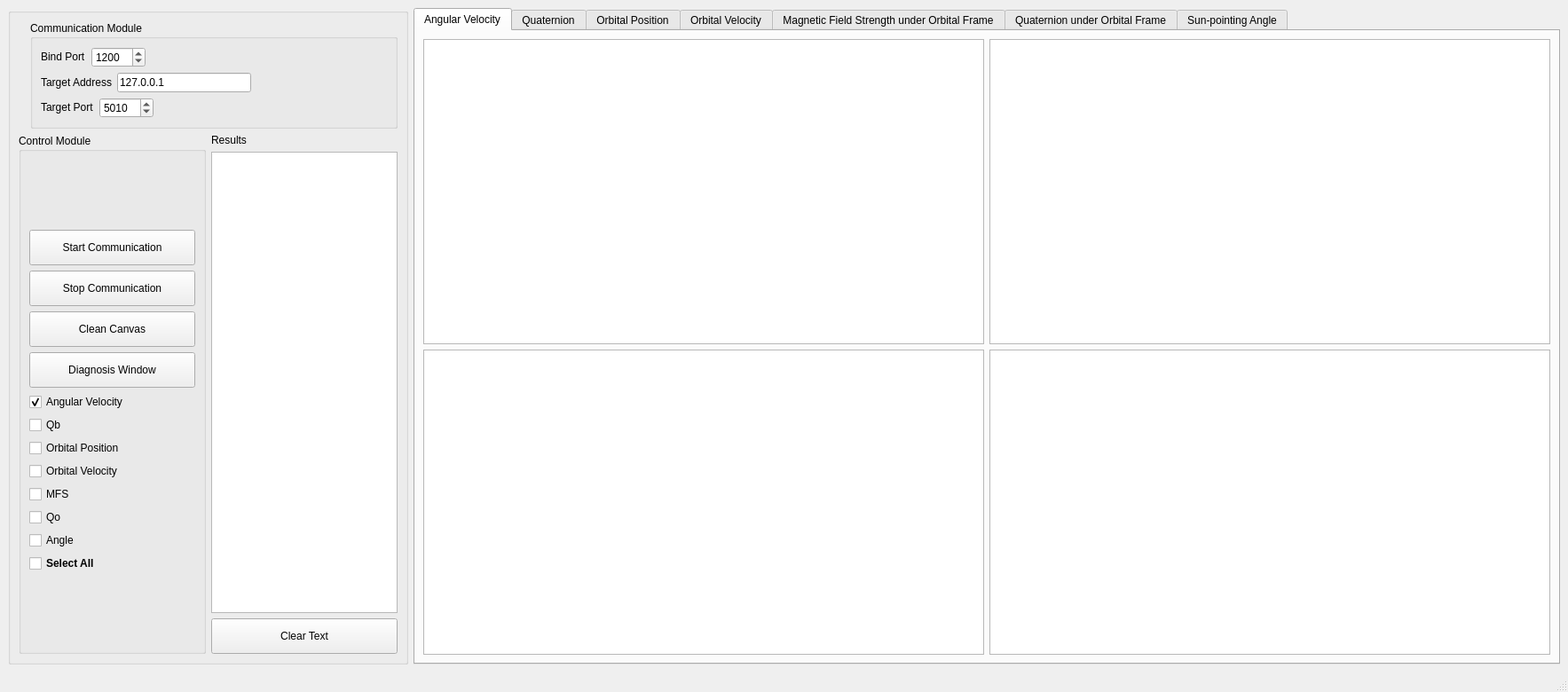
<?xml version="1.0" encoding="UTF-8"?>
<ui version="4.0">
 <class>visualWin</class>
 <widget class="QMainWindow" name="visualWin">
  <property name="geometry">
   <rect>
    <x>0</x>
    <y>0</y>
    <width>1767</width>
    <height>780</height>
   </rect>
  </property>
  <property name="windowTitle">
   <string>Software</string>
  </property>
  <widget class="QWidget" name="centralwidget">
   <layout class="QHBoxLayout" name="horizontalLayout_4" stretch="1,1">
    <item>
     <widget class="QGroupBox" name="groupBox_3">
      <property name="sizePolicy">
       <sizepolicy hsizetype="Preferred" vsizetype="Preferred">
        <horstretch>0</horstretch>
        <verstretch>0</verstretch>
       </sizepolicy>
      </property>
      <property name="maximumSize">
       <size>
        <width>451</width>
        <height>16777215</height>
       </size>
      </property>
      <property name="title">
       <string/>
      </property>
      <layout class="QVBoxLayout" name="verticalLayout_6">
       <item>
        <layout class="QHBoxLayout" name="horizontalLayout_21">
         <item>
          <widget class="QLabel" name="label_4">
           <property name="text">
            <string/>
           </property>
           <property name="pixmap">
            <pixmap resource="../../resources/Resources.qrc">:/res/images/hit.jpg</pixmap>
           </property>
          </widget>
         </item>
         <item>
          <widget class="QGroupBox" name="groupBox">
           <property name="title">
            <string>Communication Module</string>
           </property>
           <layout class="QGridLayout" name="gridLayout_2">
            <item row="0" column="0">
             <layout class="QVBoxLayout" name="Layout1">
              <property name="sizeConstraint">
               <enum>QLayout::SetFixedSize</enum>
              </property>
              <item>
               <layout class="QHBoxLayout" name="horizontalLayout">
                <item>
                 <widget class="QLabel" name="label">
                  <property name="text">
                   <string>&lt;html&gt;&lt;head/&gt;&lt;body&gt;&lt;p&gt;Bind Port&lt;/p&gt;&lt;/body&gt;&lt;/html&gt;</string>
                  </property>
                 </widget>
                </item>
                <item>
                 <widget class="QSpinBox" name="BindPortspinBox">
                  <property name="maximum">
                   <number>65535</number>
                  </property>
                  <property name="value">
                   <number>1200</number>
                  </property>
                 </widget>
                </item>
                <item>
                 <spacer name="horizontalSpacer">
                  <property name="orientation">
                   <enum>Qt::Horizontal</enum>
                  </property>
                  <property name="sizeHint" stdset="0">
                   <size>
                    <width>40</width>
                    <height>20</height>
                   </size>
                  </property>
                 </spacer>
                </item>
               </layout>
              </item>
              <item>
               <layout class="QHBoxLayout" name="horizontalLayout_2">
                <property name="sizeConstraint">
                 <enum>QLayout::SetFixedSize</enum>
                </property>
                <item>
                 <widget class="QLabel" name="label_2">
                  <property name="text">
                   <string>&lt;html&gt;&lt;head/&gt;&lt;body&gt;&lt;p&gt;Target Address&lt;/p&gt;&lt;/body&gt;&lt;/html&gt;</string>
                  </property>
                 </widget>
                </item>
                <item>
                 <widget class="QLineEdit" name="TargetAddresslineEdit">
                  <property name="sizePolicy">
                   <sizepolicy hsizetype="Expanding" vsizetype="Fixed">
                    <horstretch>0</horstretch>
                    <verstretch>0</verstretch>
                   </sizepolicy>
                  </property>
                  <property name="maximumSize">
                   <size>
                    <width>151</width>
                    <height>16777215</height>
                   </size>
                  </property>
                  <property name="text">
                   <string>127.0.0.1</string>
                  </property>
                 </widget>
                </item>
                <item>
                 <spacer name="horizontalSpacer_4">
                  <property name="orientation">
                   <enum>Qt::Horizontal</enum>
                  </property>
                  <property name="sizeHint" stdset="0">
                   <size>
                    <width>40</width>
                    <height>20</height>
                   </size>
                  </property>
                 </spacer>
                </item>
               </layout>
              </item>
              <item>
               <layout class="QHBoxLayout" name="horizontalLayout_3">
                <item>
                 <widget class="QLabel" name="label_3">
                  <property name="text">
                   <string>&lt;html&gt;&lt;head/&gt;&lt;body&gt;&lt;p&gt;Target Port&lt;/p&gt;&lt;/body&gt;&lt;/html&gt;</string>
                  </property>
                 </widget>
                </item>
                <item>
                 <widget class="QSpinBox" name="TargetPortspinBox">
                  <property name="maximum">
                   <number>65535</number>
                  </property>
                  <property name="value">
                   <number>5010</number>
                  </property>
                 </widget>
                </item>
                <item>
                 <spacer name="horizontalSpacer_3">
                  <property name="orientation">
                   <enum>Qt::Horizontal</enum>
                  </property>
                  <property name="sizeHint" stdset="0">
                   <size>
                    <width>40</width>
                    <height>20</height>
                   </size>
                  </property>
                 </spacer>
                </item>
               </layout>
              </item>
             </layout>
            </item>
           </layout>
          </widget>
         </item>
        </layout>
       </item>
       <item>
        <layout class="QHBoxLayout" name="horizontalLayout_20" stretch="1,1">
         <item>
          <widget class="QGroupBox" name="groupBox_2">
           <property name="title">
            <string>Control Module</string>
           </property>
           <layout class="QGridLayout" name="gridLayout">
            <item row="0" column="0">
             <layout class="QVBoxLayout" name="verticalLayout_11" stretch="1">
              <item>
               <layout class="QVBoxLayout" name="verticalLayout_7">
                <property name="sizeConstraint">
                 <enum>QLayout::SetFixedSize</enum>
                </property>
                <item>
                 <layout class="QVBoxLayout" name="verticalLayout_2" stretch="1,1,1,1">
                  <item>
                   <widget class="QPushButton" name="StartButton">
                    <property name="enabled">
                     <bool>true</bool>
                    </property>
                    <property name="minimumSize">
                     <size>
                      <width>116</width>
                      <height>40</height>
                     </size>
                    </property>
                    <property name="text">
                     <string>Start Communication</string>
                    </property>
                   </widget>
                  </item>
                  <item>
                   <widget class="QPushButton" name="StopButton">
                    <property name="minimumSize">
                     <size>
                      <width>0</width>
                      <height>40</height>
                     </size>
                    </property>
                    <property name="text">
                     <string>Stop Communication</string>
                    </property>
                   </widget>
                  </item>
                  <item>
                   <widget class="QPushButton" name="CleanCanvasButton">
                    <property name="minimumSize">
                     <size>
                      <width>0</width>
                      <height>40</height>
                     </size>
                    </property>
                    <property name="text">
                     <string>Clean Canvas</string>
                    </property>
                   </widget>
                  </item>
                  <item>
                   <widget class="QPushButton" name="OpenNewWidgetButton_2">
                    <property name="minimumSize">
                     <size>
                      <width>0</width>
                      <height>40</height>
                     </size>
                    </property>
                    <property name="text">
                     <string>Diagnosis Window</string>
                    </property>
                   </widget>
                  </item>
                 </layout>
                </item>
                <item>
                 <widget class="QCheckBox" name="checkBox">
                  <property name="text">
                   <string>Angular Velocity</string>
                  </property>
                  <property name="checked">
                   <bool>true</bool>
                  </property>
                 </widget>
                </item>
                <item>
                 <widget class="QCheckBox" name="checkBox_2">
                  <property name="text">
                   <string>Qb</string>
                  </property>
                  <property name="checked">
                   <bool>false</bool>
                  </property>
                 </widget>
                </item>
                <item>
                 <widget class="QCheckBox" name="checkBox_3">
                  <property name="text">
                   <string>Orbital Position</string>
                  </property>
                  <property name="checked">
                   <bool>false</bool>
                  </property>
                 </widget>
                </item>
                <item>
                 <widget class="QCheckBox" name="checkBox_4">
                  <property name="text">
                   <string>Orbital Velocity</string>
                  </property>
                  <property name="checked">
                   <bool>false</bool>
                  </property>
                 </widget>
                </item>
                <item>
                 <widget class="QCheckBox" name="checkBox_5">
                  <property name="text">
                   <string>MFS</string>
                  </property>
                  <property name="checked">
                   <bool>false</bool>
                  </property>
                 </widget>
                </item>
                <item>
                 <widget class="QCheckBox" name="checkBox_6">
                  <property name="text">
                   <string>Qo</string>
                  </property>
                  <property name="checked">
                   <bool>false</bool>
                  </property>
                 </widget>
                </item>
                <item>
                 <widget class="QCheckBox" name="checkBox_7">
                  <property name="text">
                   <string>Angle</string>
                  </property>
                  <property name="checked">
                   <bool>false</bool>
                  </property>
                 </widget>
                </item>
                <item>
                 <widget class="QCheckBox" name="checkBox_8">
                  <property name="font">
                   <font>
                    <weight>75</weight>
                    <bold>true</bold>
                   </font>
                  </property>
                  <property name="text">
                   <string>Select All</string>
                  </property>
                  <property name="checked">
                   <bool>false</bool>
                  </property>
                 </widget>
                </item>
               </layout>
              </item>
             </layout>
            </item>
           </layout>
          </widget>
         </item>
         <item>
          <layout class="QVBoxLayout" name="verticalLayout_3" stretch="1,100,1">
           <item>
            <widget class="QLabel" name="label_6">
             <property name="text">
              <string>&lt;html&gt;&lt;head/&gt;&lt;body&gt;&lt;p&gt;Results&lt;/p&gt;&lt;/body&gt;&lt;/html&gt;</string>
             </property>
            </widget>
           </item>
           <item>
            <widget class="QPlainTextEdit" name="plainUdpClientTextEdit">
             <property name="sizePolicy">
              <sizepolicy hsizetype="Preferred" vsizetype="Preferred">
               <horstretch>0</horstretch>
               <verstretch>0</verstretch>
              </sizepolicy>
             </property>
            </widget>
           </item>
           <item>
            <widget class="QPushButton" name="ClearUdpClientTextButton">
             <property name="minimumSize">
              <size>
               <width>0</width>
               <height>40</height>
              </size>
             </property>
             <property name="text">
              <string>Clear Text</string>
             </property>
            </widget>
           </item>
          </layout>
         </item>
        </layout>
       </item>
      </layout>
     </widget>
    </item>
    <item>
     <widget class="QTabWidget" name="tabWidget">
      <property name="enabled">
       <bool>true</bool>
      </property>
      <property name="sizePolicy">
       <sizepolicy hsizetype="Preferred" vsizetype="Preferred">
        <horstretch>0</horstretch>
        <verstretch>0</verstretch>
       </sizepolicy>
      </property>
      <property name="currentIndex">
       <number>0</number>
      </property>
      <property name="tabBarAutoHide">
       <bool>true</bool>
      </property>
      <widget class="QWidget" name="tab">
       <attribute name="title">
        <string>Angular Velocity</string>
       </attribute>
       <layout class="QVBoxLayout" name="verticalLayout_4">
        <item>
         <layout class="QHBoxLayout" name="horizontalLayout_5">
          <item>
           <widget class="QChartView" name="chartView_WX"/>
          </item>
          <item>
           <widget class="QChartView" name="chartView_WY"/>
          </item>
         </layout>
        </item>
        <item>
         <layout class="QHBoxLayout" name="horizontalLayout_18">
          <item>
           <widget class="QChartView" name="chartView_WZ"/>
          </item>
          <item>
           <widget class="QChartView" name="chartView_tmp"/>
          </item>
         </layout>
        </item>
       </layout>
      </widget>
      <widget class="QWidget" name="tab_2">
       <attribute name="title">
        <string>Quaternion</string>
       </attribute>
       <layout class="QHBoxLayout" name="horizontalLayout_9">
        <item>
         <layout class="QVBoxLayout" name="verticalLayout_5">
          <item>
           <layout class="QHBoxLayout" name="horizontalLayout_7">
            <item>
             <widget class="QChartView" name="chartView_q0"/>
            </item>
            <item>
             <widget class="QChartView" name="chartView_q1"/>
            </item>
           </layout>
          </item>
          <item>
           <layout class="QHBoxLayout" name="horizontalLayout_8">
            <item>
             <widget class="QChartView" name="chartView_q2"/>
            </item>
            <item>
             <widget class="QChartView" name="chartView_q3"/>
            </item>
           </layout>
          </item>
         </layout>
        </item>
       </layout>
      </widget>
      <widget class="QWidget" name="tab_3">
       <attribute name="title">
        <string>Orbital Position</string>
       </attribute>
       <layout class="QVBoxLayout" name="verticalLayout_8">
        <item>
         <layout class="QHBoxLayout" name="horizontalLayout_6">
          <item>
           <widget class="QChartView" name="chartView_RX"/>
          </item>
          <item>
           <widget class="QChartView" name="chartView_RY"/>
          </item>
         </layout>
        </item>
        <item>
         <layout class="QHBoxLayout" name="horizontalLayout_10">
          <item>
           <widget class="QChartView" name="chartView_RZ"/>
          </item>
          <item>
           <widget class="QChartView" name="graphicsView_2"/>
          </item>
         </layout>
        </item>
       </layout>
      </widget>
      <widget class="QWidget" name="tab_4">
       <attribute name="title">
        <string>Orbital Velocity</string>
       </attribute>
       <layout class="QVBoxLayout" name="verticalLayout_9">
        <item>
         <layout class="QHBoxLayout" name="horizontalLayout_11">
          <item>
           <widget class="QChartView" name="chartView_VX"/>
          </item>
          <item>
           <widget class="QChartView" name="chartView_VY"/>
          </item>
         </layout>
        </item>
        <item>
         <layout class="QHBoxLayout" name="horizontalLayout_12">
          <item>
           <widget class="QChartView" name="chartView_VZ"/>
          </item>
          <item>
           <widget class="QChartView" name="graphicsView_3"/>
          </item>
         </layout>
        </item>
       </layout>
      </widget>
      <widget class="QWidget" name="tab_5">
       <attribute name="title">
        <string>Magnetic Field Strength under Orbital Frame</string>
       </attribute>
       <layout class="QVBoxLayout" name="verticalLayout_10">
        <item>
         <layout class="QHBoxLayout" name="horizontalLayout_13">
          <item>
           <widget class="QChartView" name="chartView_WboX"/>
          </item>
          <item>
           <widget class="QChartView" name="chartView_WboY"/>
          </item>
         </layout>
        </item>
        <item>
         <layout class="QHBoxLayout" name="horizontalLayout_14">
          <item>
           <widget class="QChartView" name="chartView_WboZ"/>
          </item>
          <item>
           <widget class="QChartView" name="graphicsView_4"/>
          </item>
         </layout>
        </item>
       </layout>
      </widget>
      <widget class="QWidget" name="tab_6">
       <attribute name="title">
        <string>Quaternion under Orbital Frame</string>
       </attribute>
       <layout class="QVBoxLayout" name="verticalLayout">
        <item>
         <layout class="QHBoxLayout" name="horizontalLayout_15">
          <item>
           <widget class="QChartView" name="chartView_qbo0"/>
          </item>
          <item>
           <widget class="QChartView" name="chartView_qbo1"/>
          </item>
         </layout>
        </item>
        <item>
         <layout class="QHBoxLayout" name="horizontalLayout_16">
          <item>
           <widget class="QChartView" name="chartView_qbo2"/>
          </item>
          <item>
           <widget class="QChartView" name="chartView_qbo3"/>
          </item>
         </layout>
        </item>
       </layout>
      </widget>
      <widget class="QWidget" name="tab_7">
       <attribute name="title">
        <string>Sun-pointing Angle</string>
       </attribute>
       <layout class="QHBoxLayout" name="horizontalLayout_17">
        <item>
         <widget class="QChartView" name="chartView_zAngular"/>
        </item>
       </layout>
      </widget>
     </widget>
    </item>
   </layout>
  </widget>
  <widget class="QStatusBar" name="statusbar"/>
 </widget>
 <customwidgets>
  <customwidget>
   <class>QChartView</class>
   <extends>QGraphicsView</extends>
   <header>qchartview.h</header>
  </customwidget>
 </customwidgets>
 <resources>
  <include location="../../resources/Resources.qrc"/>
 </resources>
 <connections/>
</ui>
